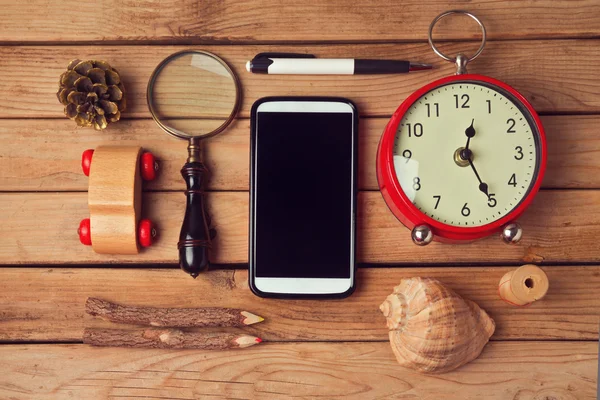
#> input picture images/objetos.jpg, 600 x 400 px
$ python ex2_sobel_vs_canny.py   (older library calls are emulated)
#> lines starting #> are read from the running program, lines starting #| are printed output that depends on the picture; after the words box and inside, x2 and y2 are one past the last pixel; in counts of white or black regions, pixels touching at a corner belong together
"""
Exercício 2 — Sobel vs. Canny
Compare visualmente o resultado do Sobel (magnitude combinada) com o algoritmo
de Canny da imagem objetos.jpg. Qual deles produz bordas mais finas
("esqueletizadas") e prontas para contagem de objetos?
"""

import os
import cv2
import numpy as np
import matplotlib.pyplot as plt

PATH = os.path.normpath(os.path.join(os.path.dirname(__file__), '../../images/objetos.jpg'))

# ── Carregamento ──────────────────────────────────────────────────────────────
imagem = cv2.imread(PATH)
#> imagem is the input picture: shape (400, 600, 3); mean B, G, R 85.8, 111.7, 159.6
if imagem is None:
    raise FileNotFoundError(f'Imagem não encontrada: {PATH}')

cinza = cv2.cvtColor(imagem, cv2.COLOR_BGR2GRAY)

# ── Sobel — magnitude combinada ───────────────────────────────────────────────
# cv2.Sobel(src, ddepth, dx, dy, ksize):
#   ddepth=CV_64F: resultado em float64 para preservar valores negativos
#     (um gradiente negativo significa mudança de claro para escuro)
#   dx=1, dy=0: derivada na direção X (detecta bordas verticais)
#   dx=0, dy=1: derivada na direção Y (detecta bordas horizontais)
#   ksize=3: kernel 3×3 (ksize=1 usa diferenças simples, maior = mais suave)
sobel_x = cv2.Sobel(cinza, cv2.CV_64F, 1, 0, ksize=3)
sobel_y = cv2.Sobel(cinza, cv2.CV_64F, 0, 1, ksize=3)
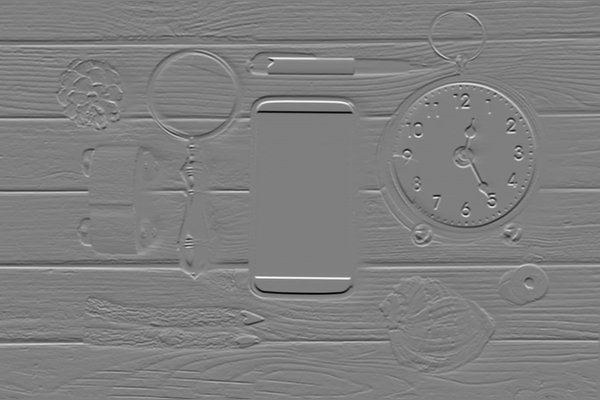
#> sobel_y: shape (400, 600) float64; min -926, max 927, mean 0.4; drawn with min black and max white

# Magnitude real: sqrt(Gx² + Gy²) — combina gradientes em X e Y
# cv2.convertScaleAbs(): aplica |x| e converte para uint8 (satura em 255)
magnitude = np.sqrt(sobel_x**2 + sobel_y**2)
sobel_abs  = cv2.convertScaleAbs(magnitude)
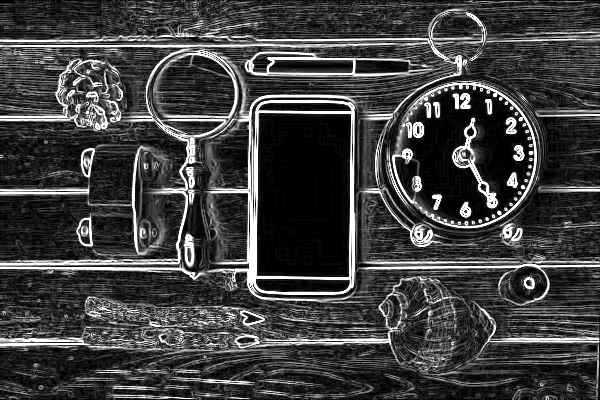
#> sobel_abs: shape (400, 600); min 0, max 255, mean 63.8

# Binarizar Sobel para comparação justa com Canny
# limiar 50: pixels com magnitude > 50 são considerados bordas
_, sobel_bin = cv2.threshold(sobel_abs, 50, 255, cv2.THRESH_BINARY)
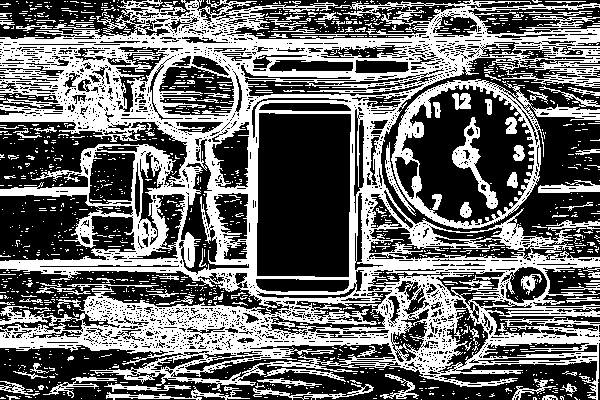
#> sobel_bin: shape (400, 600); 42.1% white; 1357 white regions (1252 under 20 px), largest, box (x1, y1, x2, y2) and area: (0, 0, 600, 400) 81410, (391, 79, 600, 229) 4691, (452, 117, 498, 209) 1026

# ── Canny ───────────────────────────────────────────────────────────────────
# cv2.Canny(): detector de bordas com supressão de não-máximos + histérese
#   threshold1=50:  limiar inferior (bordas fracas abaixo disso: descartadas)
#   threshold2=150: limiar superior (bordas fortes acima disso: aceitas)
#   Bordas entre 50-150 são aceitas apenas se conectadas a bordas fortes
# Resultado: bordas FINAS (1 pixel de espessura) vs. Sobel que pode ser espesso
canny = cv2.Canny(cinza, threshold1=50, threshold2=150)
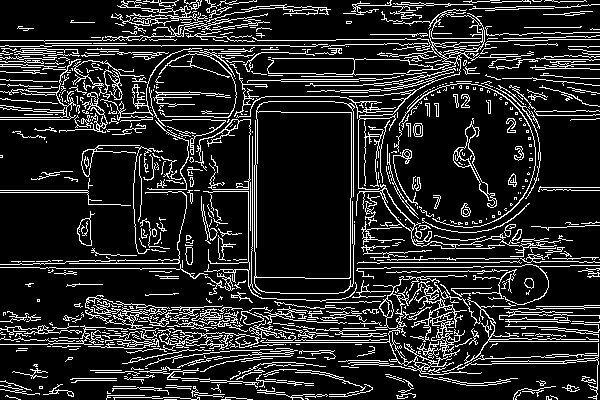
#> canny: shape (400, 600); 15.5% white in thin lines or dots

# ── Contar componentes conectados (bordas detectadas) ─────────────────────────
# cv2.connectedComponents(): rotula regiões brancas conectadas com números sequenciais
# Retorna (n_labels, mapa_de_rótulos) onde n_labels inclui o fundo (rótulo 0)
# Por isso subtraímos 1 para contar apenas os objetos reais
n_sobel, _ = cv2.connectedComponents(sobel_bin)
#> n_sobel = 1358
n_canny, _ = cv2.connectedComponents(canny)
#> n_canny = 684

# ── Exibição ──────────────────────────────────────────────────────────────────
imagem_rgb = cv2.cvtColor(imagem, cv2.COLOR_BGR2RGB)

fig, axes = plt.subplots(2, 3, figsize=(16, 10))
fig.suptitle('Sobel (magnitude) vs. Canny — Detecção de Bordas', fontsize=13)

axes[0, 0].imshow(imagem_rgb)
axes[0, 0].set_title('Original'); axes[0, 0].axis('off')

axes[0, 1].imshow(sobel_abs, cmap='gray', vmin=0, vmax=255)
axes[0, 1].set_title('Sobel — Magnitude (escala cinza)'); axes[0, 1].axis('off')

axes[0, 2].imshow(canny, cmap='gray', vmin=0, vmax=255)
axes[0, 2].set_title('Canny (bordas finas/esqueletizadas)'); axes[0, 2].axis('off')

axes[1, 0].imshow(sobel_bin, cmap='gray', vmin=0, vmax=255)
axes[1, 0].set_title(f'Sobel binarizado (thr=50)\nComponentes: {n_sobel - 1}'); axes[1, 0].axis('off')

axes[1, 1].imshow(canny, cmap='gray', vmin=0, vmax=255)
axes[1, 1].set_title(f'Canny\nComponentes: {n_canny - 1}'); axes[1, 1].axis('off')

# Sobreposição: Sobel (vermelho) e Canny (verde) na imagem original
sobreposicao = imagem.copy()
sobreposicao[sobel_bin > 0] = [0, 0, 200]   # vermelho onde Sobel detectou
sobreposicao[canny > 0]     = [0, 200, 0]   # verde onde Canny detectou
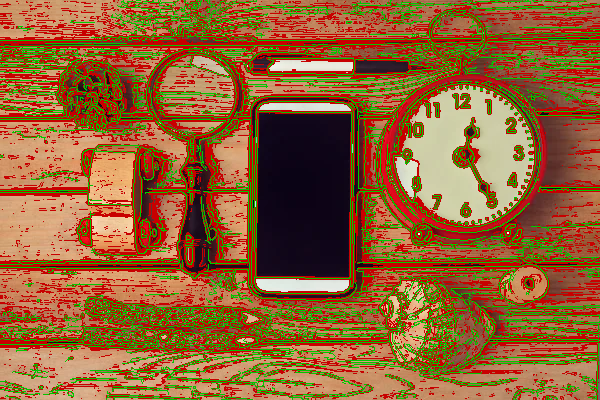
#> sobreposicao: shape (400, 600, 3); mean B, G, R 51.6, 97.8, 147.3
# Amarelo = ambos detectaram
ambos = cv2.bitwise_and(sobel_bin, canny)
#> ambos: shape (400, 600); 15% white in thin lines or dots
sobreposicao[ambos > 0] = [0, 200, 200]    # amarelo = detecção em comum
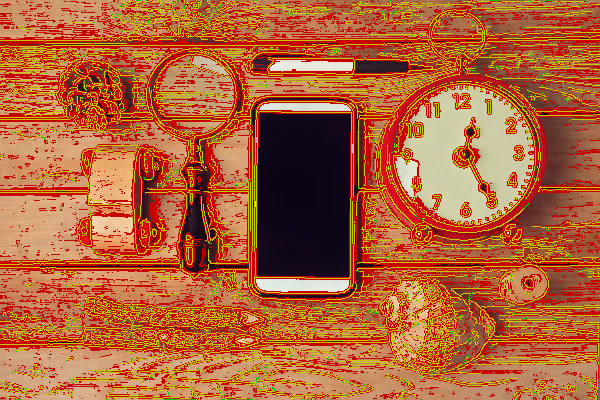
#> sobreposicao: shape (400, 600, 3); 15.03% of pixels changed, all inside (x1, y1, x2, y2) = (0, 0, 600, 400)

axes[1, 2].imshow(cv2.cvtColor(sobreposicao, cv2.COLOR_BGR2RGB))
axes[1, 2].set_title('Sobreposição\nVermelho=Sobel | Verde=Canny | Amarelo=Ambos'); axes[1, 2].axis('off')

plt.tight_layout()
plt.show()
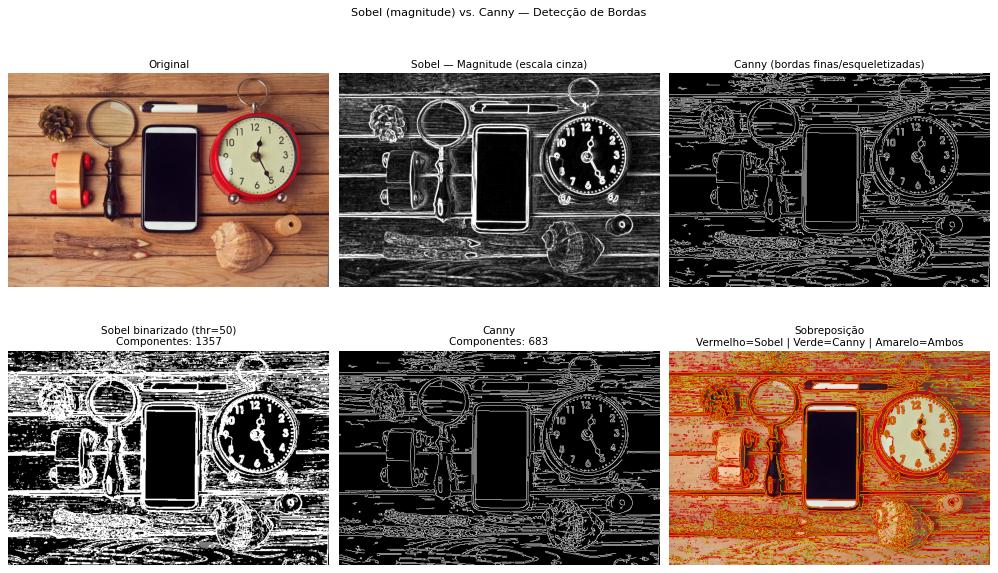
#> figure drawn by matplotlib, 6 panels

# ── Métricas de espessura ─────────────────────────────────────────────────────
pixels_sobel = int(np.count_nonzero(sobel_bin))
#> pixels_sobel = 101037
pixels_canny = int(np.count_nonzero(canny))
#> pixels_canny = 37116

print('=== Comparação quantitativa ===')
print(f'Pixels de borda Sobel:  {pixels_sobel:,}')
#| Pixels de borda Sobel:  101,037
print(f'Pixels de borda Canny:  {pixels_canny:,}')
#| Pixels de borda Canny:  37,116
print(f'Razão (Sobel/Canny):    {pixels_sobel/pixels_canny:.2f}x mais pixels no Sobel')
#| Razão (Sobel/Canny):    2.72x mais pixels no Sobel
print()
print('=== Análise comparativa ===')
print()
print('Sobel (magnitude combinada):')
print('  → Gera bordas ESPESSAS (gradiente de intensidade gera faixas largas).')
print('  → Cada borda real produz múltiplos pixels acesos em torno da transição.')
print('  → Não há supressão de não-máximos: a borda "engorda".')
print('  → Requer binarização manual com um limiar definido pelo usuário.')
print('  → Sensível a ruído: qualquer variação de intensidade gera uma "borda".')
print('  → Resultado: bordas grossas, difíceis de usar diretamente para contagem.')
print()
print('Canny:')
print('  → Gera bordas FINAS, de espessura 1 pixel (esqueletizadas).')
print('  → Etapas internas: suavização Gaussiana → gradiente → supressão de')
print('    não-máximos → histérese com dois limiares.')
print('  → A supressão de não-máximos mantém apenas o pixel de maior gradiente')
print('    ao longo da direção perpendicular à borda.')
print('  → A histérese conecta bordas fracas a bordas fortes, eliminando ruído.')
print('  → Resultado: bordas finas, contínuas e prontas para contagem de objetos.')
print()
print('CONCLUSÃO: o Canny produz bordas mais finas e prontas para contagem.')
print('O Sobel é mais adequado para realce visual ou como entrada para outros')
print('algoritmos (não para segmentação direta de objetos).')

$ run again, with images/campo.jpg copied over images/objetos.jpg
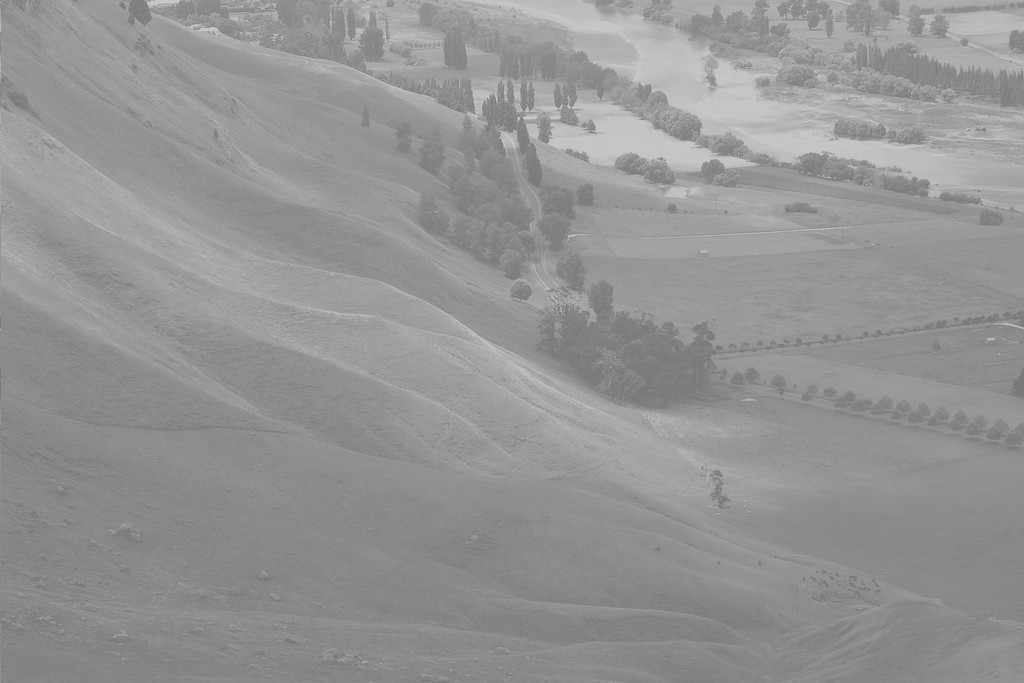
#> input picture images/campo.jpg, 1024 x 683 px
#> imagem is the input picture: shape (683, 1024, 3); min 114, max 208, mean 148
#> `_, sobel_bin = cv2.threshold(sobel_abs, 50, 255, cv2.THRESH_BINARY)`:
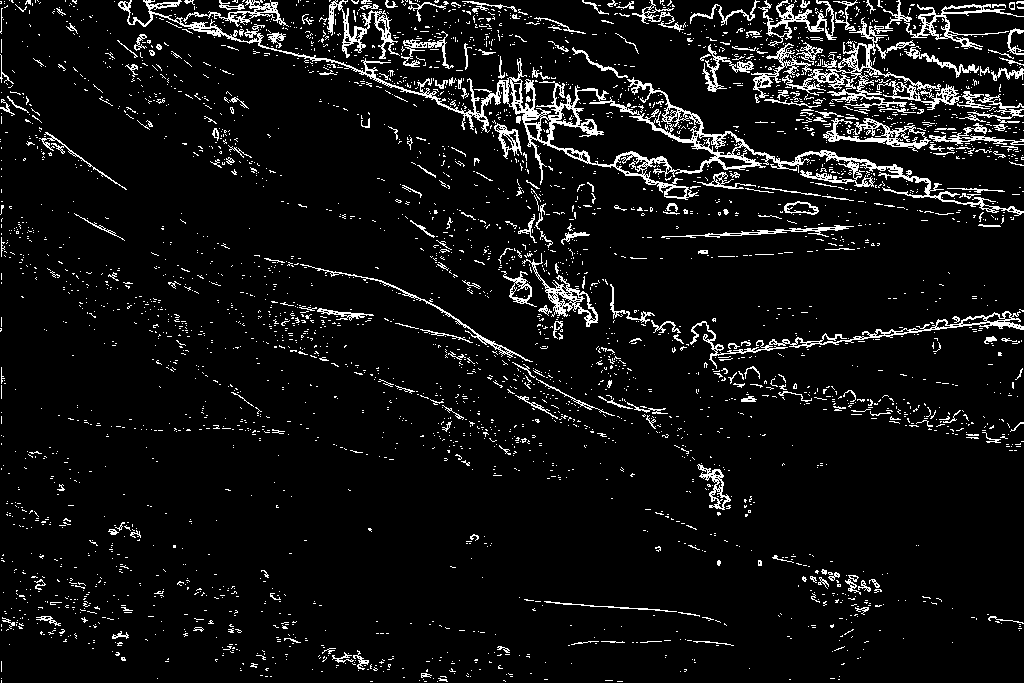
#> sobel_bin: shape (683, 1024); 7% white in thin lines or dots
#> canny: shape (683, 1024); 2.5% white in thin lines or dots
#> n_sobel = 3624
#> n_canny = 332
#> ambos: shape (683, 1024); 2.3% white in thin lines or dots
#> `sobreposicao[ambos > 0] = [0, 200, 200]`:
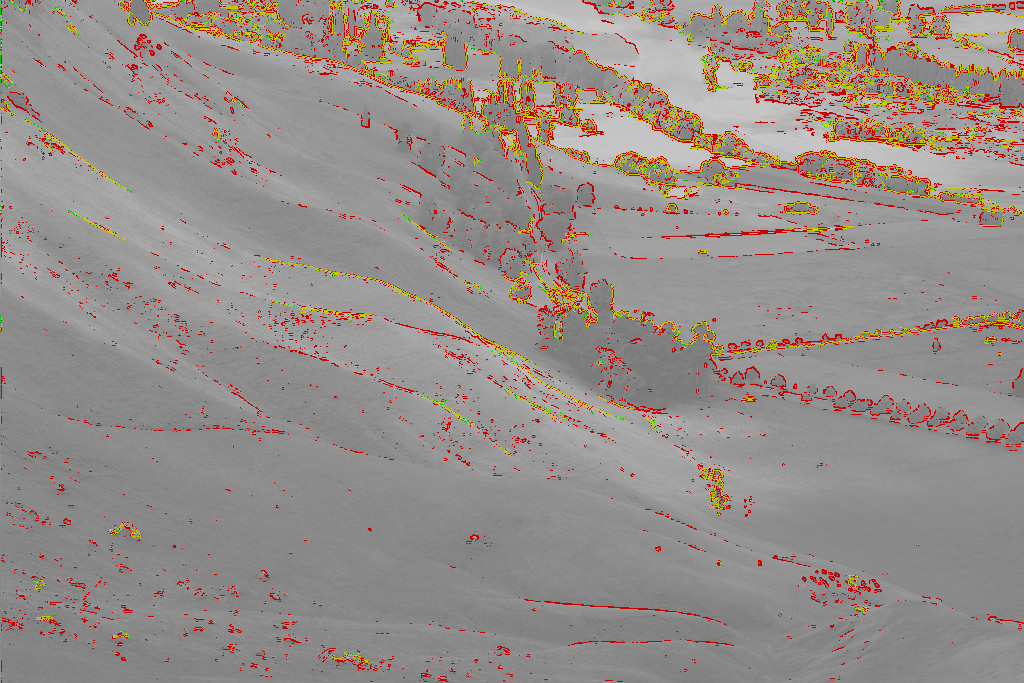
#> sobreposicao: shape (683, 1024, 3); mean B, G, R 137, 142, 150.9
#> pixels_sobel = 48652
#> pixels_canny = 17634
#| Pixels de borda Sobel:  48,652
#| Pixels de borda Canny:  17,634
#| Razão (Sobel/Canny):    2.76x mais pixels no Sobel
